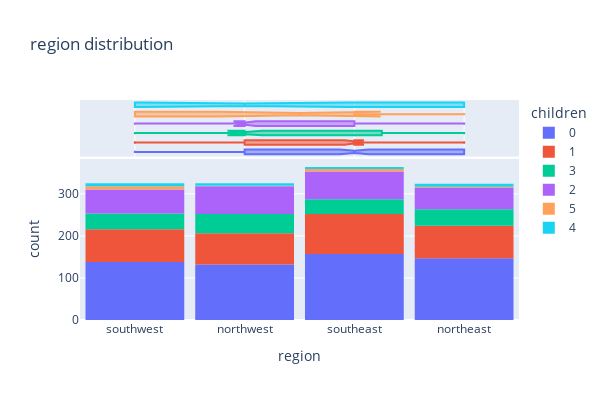

The notebook cell saved with this chart:
### Code cell
fig=px.histogram(medical_df ,x ='region' ,marginal='box', color='children',
                 title='region distribution')
fig.update_layout(bargap=0.1)
fig.update_layout(width=600,height=400)
fig.show()

### Figure 1 — Plotly figure (JSON) as saved in the notebook; plotly's stock layout.template omitted (floating-point values rounded to 4 significant figures; data arrays with more than 128 entries replaced by an {"elided": "..."} marker saying what was removed)
{"data": [{"bingroup": "x", "hovertemplate": "children=0<br>region=%{x}<br>count=%{y}<extra></extra>", "legendgroup": "0", "marker": {"color": "#636efa", "pattern": {"shape": ""}}, "name": "0", "orientation": "v", "showlegend": true, "type": "histogram", "x": {"elided": "574 str values"}, "xaxis": "x", "yaxis": "y"}, {"hovertemplate": "children=0<br>region=%{x}<extra></extra>", "legendgroup": "0", "marker": {"color": "#636efa"}, "name": "0", "notched": true, "showlegend": false, "type": "box", "x": {"elided": "574 str values"}, "xaxis": "x2", "yaxis": "y2"}, {"bingroup": "x", "hovertemplate": "children=1<br>region=%{x}<br>count=%{y}<extra></extra>", "legendgroup": "1", "marker": {"color": "#EF553B", "pattern": {"shape": ""}}, "name": "1", "orientation": "v", "showlegend": true, "type": "histogram", "x": {"elided": "324 str values"}, "xaxis": "x", "yaxis": "y"}, {"hovertemplate": "children=1<br>region=%{x}<extra></extra>", "legendgroup": "1", "marker": {"color": "#EF553B"}, "name": "1", "notched": true, "showlegend": false, "type": "box", "x": {"elided": "324 str values"}, "xaxis": "x2", "yaxis": "y2"}, {"bingroup": "x", "hovertemplate": "children=3<br>region=%{x}<br>count=%{y}<extra></extra>", "legendgroup": "3", "marker": {"color": "#00cc96", "pattern": {"shape": ""}}, "name": "3", "orientation": "v", "showlegend": true, "type": "histogram", "x": {"elided": "157 str values"}, "xaxis": "x", "yaxis": "y"}, {"hovertemplate": "children=3<br>region=%{x}<extra></extra>", "legendgroup": "3", "marker": {"color": "#00cc96"}, "name": "3", "notched": true, "showlegend": false, "type": "box", "x": {"elided": "157 str values"}, "xaxis": "x2", "yaxis": "y2"}, {"bingroup": "x", "hovertemplate": "children=2<br>region=%{x}<br>count=%{y}<extra></extra>", "legendgroup": "2", "marker": {"color": "#ab63fa", "pattern": {"shape": ""}}, "name": "2", "orientation": "v", "showlegend": true, "type": "histogram", "x": {"elided": "240 str values"}, "xaxis": "x", "yaxis": "y"}, {"hovertemplate": "children=2<br>region=%{x}<extra></extra>", "legendgroup": "2", "marker": {"color": "#ab63fa"}, "name": "2", "notched": true, "showlegend": false, "type": "box", "x": {"elided": "240 str values"}, "xaxis": "x2", "yaxis": "y2"}, {"bingroup": "x", "hovertemplate": "children=5<br>region=%{x}<br>count=%{y}<extra></extra>", "legendgroup": "5", "marker": {"color": "#FFA15A", "pattern": {"shape": ""}}, "name": "5", "orientation": "v", "showlegend": true, "type": "histogram", "x": ["southwest", "northeast", "southwest", "southwest", "southeast", "southeast", "southwest", "southwest", "southeast", "southwest", "northwest", "southeast", "northeast", "southwest", "northeast", "southeast", "southwest", "southeast"], "xaxis": "x", "yaxis": "y"}, {"hovertemplate": "children=5<br>region=%{x}<extra></extra>", "legendgroup": "5", "marker": {"color": "#FFA15A"}, "name": "5", "notched": true, "showlegend": false, "type": "box", "x": ["southwest", "northeast", "southwest", "southwest", "southeast", "southeast", "southwest", "southwest", "southeast", "southwest", "northwest", "southeast", "northeast", "southwest", "northeast", "southeast", "southwest", "southeast"], "xaxis": "x2", "yaxis": "y2"}, {"bingroup": "x", "hovertemplate": "children=4<br>region=%{x}<br>count=%{y}<extra></extra>", "legendgroup": "4", "marker": {"color": "#19d3f3", "pattern": {"shape": ""}}, "name": "4", "orientation": "v", "showlegend": true, "type": "histogram", "x": ["southeast", "northwest", "northeast", "northwest", "northwest", "northeast", "southeast", "northeast", "southwest", "southwest", "southwest", "southeast", "northeast", "northeast", "northwest", "southeast", "southeast", "southwest", "southwest", "northeast", "northwest", "southwest", "southwest", "northwest", "northeast"], "xaxis": "x", "yaxis": "y"}, {"hovertemplate": "children=4<br>region=%{x}<extra></extra>", "legendgroup": "4", "marker": {"color": "#19d3f3"}, "name": "4", "notched": true, "showlegend": false, "type": "box", "x": ["southeast", "northwest", "northeast", "northwest", "northwest", "northeast", "southeast", "northeast", "southwest", "southwest", "southwest", "southeast", "northeast", "northeast", "northwest", "southeast", "southeast", "southwest", "southwest", "northeast", "northwest", "southwest", "southwest", "northwest", "northeast"], "xaxis": "x2", "yaxis": "y2"}], "layout": {"bargap": 0.1, "barmode": "relative", "height": 400, "legend": {"title": {"text": "children"}, "tracegroupgap": 0}, "title": {"text": "region distribution"}, "width": 600, "xaxis": {"anchor": "y", "domain": [0, 1], "title": {"text": "region"}}, "xaxis2": {"anchor": "y2", "domain": [0, 1], "matches": "x", "showgrid": true, "showticklabels": false}, "yaxis": {"anchor": "x", "domain": [0, 0.7326], "title": {"text": "count"}}, "yaxis2": {"anchor": "x2", "domain": [0.7426, 1], "matches": "y2", "showgrid": false, "showline": false, "showticklabels": false, "ticks": ""}}}
